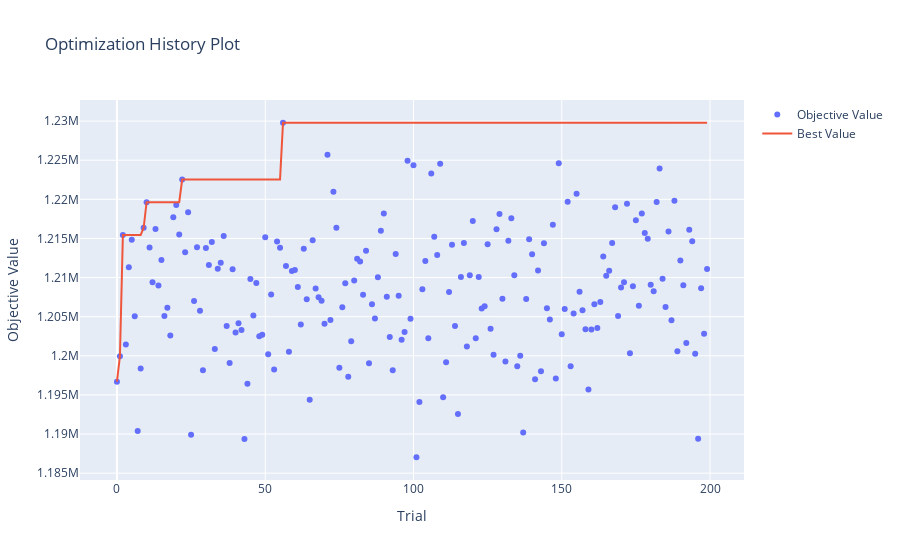

This figure's notebook cell:
### Code cell
# logの書き込み
with open("log.txt", "w") as f:
    f.write(
        "best_score:{:.2f}, a:{}, b:{}, c:{}, using_testcase_num:{}, total_testcase_num:{}, n_trials:{}\n".format(
            study.best_value,
            study.best_params["a"],
            study.best_params["b"],
            study.best_params["c"],
            using_testcase_num,
            total_testcase_num,
            n_trials,
        )
    )
    f.close()

# 探索過程の可視化
fig = optuna.visualization.plot_optimization_history(study)
fig.show()

### Figure 1 — Plotly figure (JSON) as saved in the notebook; plotly's stock layout.template omitted (floating-point values rounded to 4 significant figures; data arrays with more than 128 entries replaced by an {"elided": "..."} marker saying what was removed)
{"data": [{"mode": "markers", "name": "Objective Value", "type": "scatter", "x": {"elided": "200 int values"}, "y": {"elided": "200 float values"}}, {"name": "Best Value", "type": "scatter", "x": {"elided": "200 int values"}, "y": {"elided": "200 float values"}}], "layout": {"title": {"text": "Optimization History Plot"}, "xaxis": {"title": {"text": "Trial"}}, "yaxis": {"title": {"text": "Objective Value"}}}}
